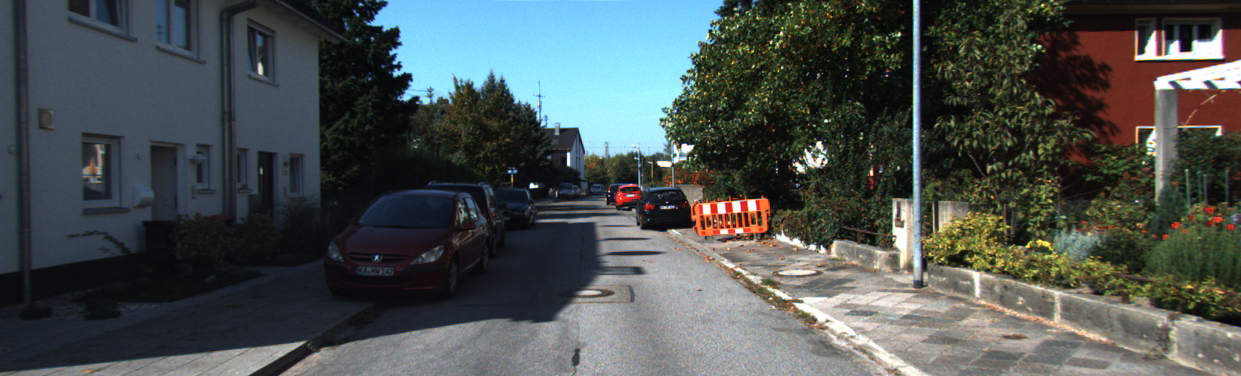
//> input picture SLAM_Demo/Frontend/Features/000888.png, 1241 x 376 px
$ ./SIFT_Compute   (built with g++ and OpenCV 4)
//> lines starting //> are read from the running program, lines starting //| are printed output that depends on the picture
#include <iostream>
#include <opencv2/opencv.hpp>
#include <opencv2/xfeatures2d.hpp>

using namespace cv;
using namespace std;

int main()
{
    // Create SIFT class Pointer.
    cv::Ptr<cv::Feature2D> f2d = cv::xfeatures2d::SIFT::create();
    // 读入图片
    cv::Mat img_1 = cv::imread("/Users/robotics_qi/SLAM_Basics/SLAM_Demo/Frontend/Features/000888.png");
//> img_1 is the input picture: 376 rows x 1241 cols, CV_8UC3; mean B, G, R 81.7, 82.2, 75.6
    cv::Mat img_2 = cv::imread("/Users/robotics_qi/SLAM_Basics/SLAM_Demo/Frontend/Features/000896.png");
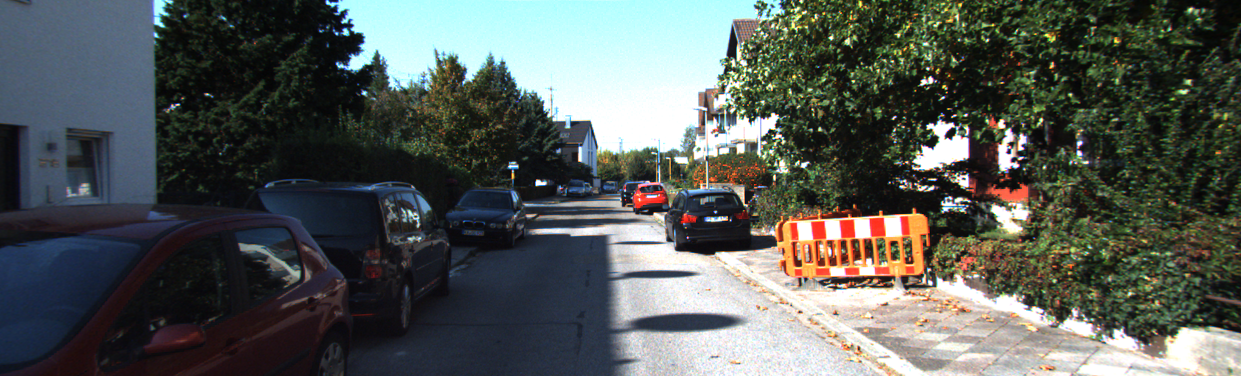
//> input picture SLAM_Demo/Frontend/Features/000896.png, 1241 x 376 px
//> img_2 is the input picture: 376 rows x 1241 cols, CV_8UC3; mean B, G, R 86.7, 90.5, 85.3

    // Detect the keypoints.
    vector<KeyPoint> keypoints_1, keypoints_2;
    f2d->detect(img_1, keypoints_1);
//> keypoints_1 = 3580 keypoints; strongest (x, y, size): (532, 186, 3.6), (819, 144, 4.5), (687, 148, 6.3), (736, 206, 6.8)
    f2d->detect(img_2, keypoints_2);
//> keypoints_2 = 5272 keypoints; strongest (x, y, size): (538, 183, 4.4), (950, 134, 6), (1009, 152, 3), (928, 69, 2.1)
    //Calculate descriptors (feature vectors)
    cv::Mat descriptors1;  // = cv::Mat(img_1.rows, img_1.cols, CV_32F);
    cv::Mat descriptors2;  // = cv::Mat(img_2.rows, img_2.cols, CV_32F);
    f2d->compute(img_1, keypoints_1, descriptors1);
    f2d->compute(img_2, keypoints_2, descriptors2);
    //Matching descriptor vector using BFMatcher
    BFMatcher matcher;
    vector<DMatch> matches;
    matcher.match(descriptors1, descriptors2, matches);
//> matches = 3580 matches

    double min_dist = 10000, max_dist = 0;

    for(int i = 0; i < descriptors1.rows; i++){
        double dist = matches[i].distance;
        if(dist < min_dist) min_dist = dist;
        if(dist > max_dist) max_dist = dist;
    }
//> this loop made 3580 passes
//> (dist, min_dist, max_dist) on pass 1: (346.9, 346.9, 346.9)
//> (dist, min_dist) on passes 2, 3, 4, 16, 21, 23: (289.8, 289.8), (280.3, 280.3), (259.7, 259.7), (246.1, 246.1), (240.1, 240.1), (220.4, 220.4)
//> after the loop, min_dist = 58.19; max_dist = 392.4

    min_dist = min_element(matches.begin(), matches.end(), [](const DMatch &m1, const DMatch &m2){
        return m1.distance < m2.distance;
    })->distance;
    max_dist = min_element(matches.begin(), matches.end(), [](const DMatch &m1, const DMatch &m2){
        return m1.distance > m2.distance;
    })->distance;

    std::cout << "The max distance: " << max_dist << std::endl;
//| The max distance: 392.425
    std::cout << "The min distance: " << min_dist << std::endl;
//| The min distance: 58.1893
    std::vector<DMatch> good_matches;
    for(int i = 0; i < descriptors1.rows; i++)
        if(matches[i].distance <= max(2*min_dist, 30.0))
            good_matches.push_back(matches[i]);

    //绘制匹配出的关键点
    Mat img_matches;
    drawMatches(img_1, keypoints_1, img_2, keypoints_2, good_matches, img_matches);
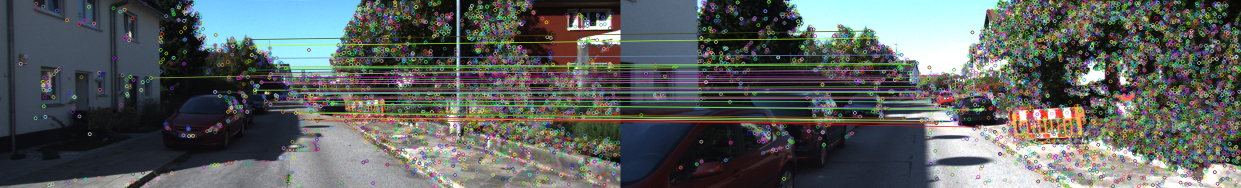
//> img_matches: 376 rows x 2482 cols, CV_8UC3 (shown at 1/2 size); mean B, G, R 94.5, 96, 90.8
    imshow("Matching", img_matches);
    cv::waitKey(0);
}
